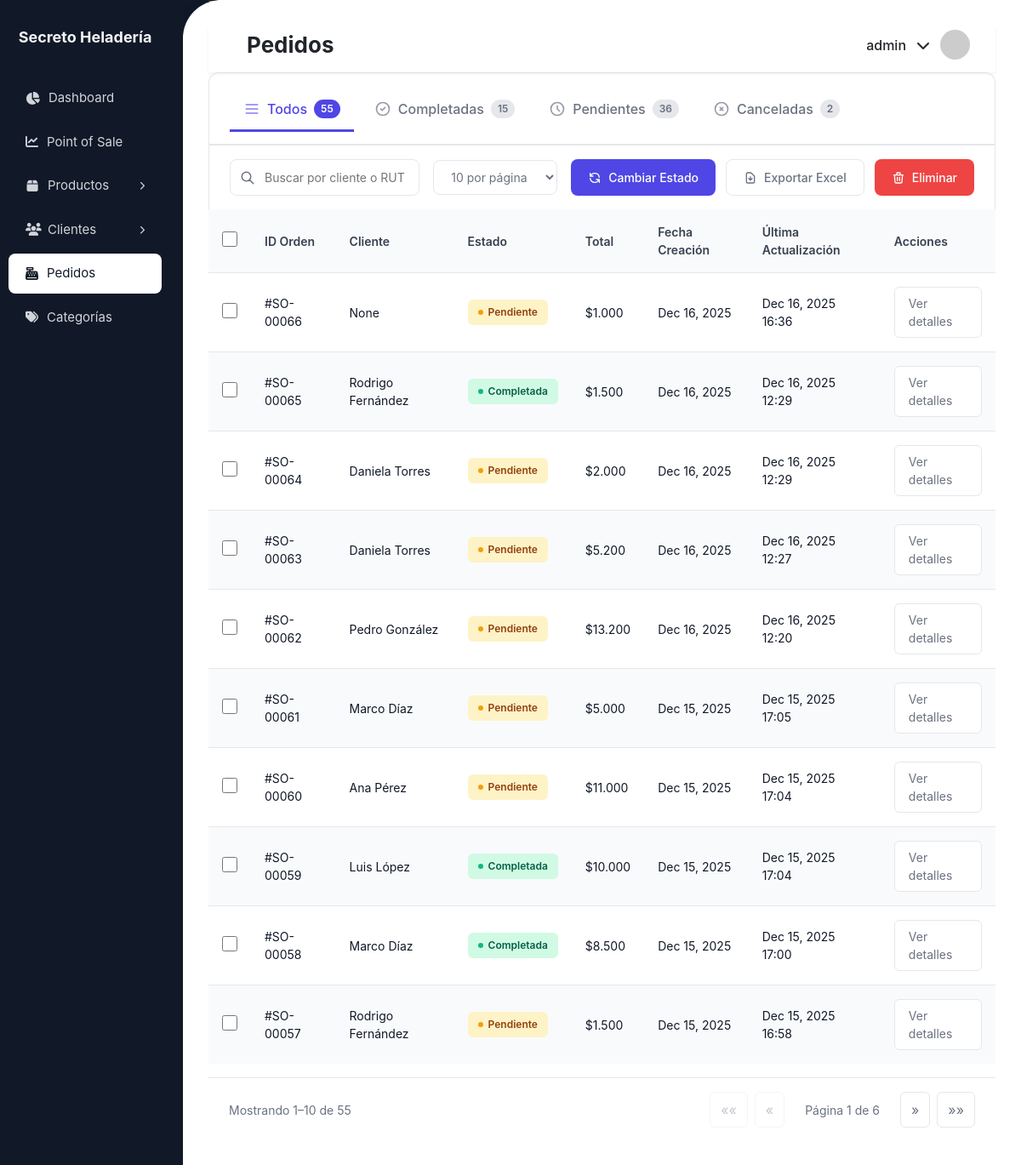
/heladeria/ventas/ (signed in), run on the app's committed database.
### heladeria/models.py (models this page shows, shortened)
class Venta(models.Model):
    usuario = models.ForeignKey(User, on_delete=models.CASCADE)
    cliente = models.ForeignKey('Cliente', on_delete=models.SET_NULL, null=True, blank=True)
    estado = models.CharField(
        max_length=10,
        choices=[('CART', 'En carrito'), ('PENDING', 'Pendiente'), ('COMPLETED', 'Completada'),  ('CANCELLED', 'Cancelada'),],
        default='PENDING'
    )
    fecha = models.DateTimeField(default=timezone.now)
    def total(self):
        return sum(detalle.subtotal() for detalle in self.detalleventa_set.all())
    class Meta:
        db_table = 'devices_venta'

class DetalleVenta(models.Model):
    venta = models.ForeignKey(Venta, on_delete=models.CASCADE)
    producto = models.ForeignKey(Producto, on_delete=models.CASCADE)
    cantidad = models.PositiveIntegerField(default=0)
    precio_unitario = models.DecimalField(
        max_digits=10,
        decimal_places=0,
        null=True,
        blank=True
    )
    precio_compra = models.DecimalField(
        max_digits=10,
        decimal_places=0,
        null=True,
        blank=True
    )
    def subtotal(self):
        precio = self.precio_unitario or self.producto.precio
        return precio * self.cantidad
    class Meta:
        db_table = 'devices_detalleventa'

class Cliente(models.Model):
    TIPO_CLIENTE_CHOICES = [
        ('PERSONA', 'Persona natural'),
        ('EMPRESA', 'Empresa'),
    ]
    IDIOMA_CHOICES = [
        ('es', 'Español'),
        ('en', 'English'),
    ]
    DOCUMENTO_CHOICES = [
        ('BOLETA', 'Boleta'),
        ('FACTURA', 'Factura'),
    ]
    rut = models.CharField(max_length=12, unique=True)
    nombre = models.CharField(max_length=30)
    apellido = models.CharField(max_length=50)
    tipo_cliente = models.CharField(max_length=10, choices=TIPO_CLIENTE_CHOICES, default='PERSONA')
    direccion = models.CharField(max_length=100)
    pais = models.CharField(max_length=50, default='Chile')
    region = models.CharField(max_length=50)
    comuna = models.CharField(max_length=50)
    telefono = models.CharField(max_length=14)
    email = models.EmailField(unique=True)
    idioma_preferido = models.CharField(max_length=5, choices=IDIOMA_CHOICES, default='es')
    documento_preferido = models.CharField(max_length=10, choices=DOCUMENTO_CHOICES, default='BOLETA')
    enviar_comprobante_email = models.BooleanField(default=True)
    recibe_promociones = models.BooleanField(default=False)
    fecha_registro = models.DateTimeField(auto_now_add=True)
    @property
    def nombre_completo(self):
        return f"{self.nombre} {self.apellido}"
    class Meta:
        db_table = 'devices_cliente'

### ventas/views.py (the view)
# urls.py: path('', views.lista_ventas, name='lista_ventas'),
@login_required
def lista_ventas(request):
    query = request.GET.get('q', '')
    estado = request.GET.get('estado', '')
    sort = request.GET.get('sort', 'fecha')
    direction = request.GET.get('direction', 'desc')
    try:
        per_page = int(request.GET.get('per_page', '10'))
    except ValueError:
        per_page = 10
    ventas = Venta.objects.all()
    if estado:
        ventas = ventas.filter(estado=estado)
    if query:
        ventas = ventas.filter(
            Q(cliente__nombre__icontains=query) |
            Q(cliente__rut__icontains=query)
        )
    ventas = ventas.annotate(
        total_calc=Sum(
            F('detalleventa__producto__precio') * F('detalleventa__cantidad'),
            output_field=FloatField()
        )
    )
    sort_field = 'total_calc' if sort == 'total' else sort
    ventas = ventas.order_by(f"-{sort_field}" if direction == "desc" else sort_field)
    paginator = Paginator(ventas, per_page)
    page_number = request.GET.get("page")
    page_obj = paginator.get_page(page_number)
    next_direction = "desc" if direction == "asc" else "asc"
    rangos_pagina = [5, 10, 20, 50]
    return render(request, 'ventas/lista_ventas.html', {
        'page_obj': page_obj,
        'ventas': page_obj.object_list,
        'query': query,
        'estado': estado,
        'sort': sort,
        'direction': direction,
        'next_direction': next_direction,
        'per_page': per_page,
        'rangos_pagina': rangos_pagina,
        "total_ventas": Venta.objects.count(),
        "ventas_completadas": Venta.objects.filter(estado="COMPLETED").count(),
        "ventas_pendientes": Venta.objects.filter(estado="PENDING").count(),
        "ventas_canceladas": Venta.objects.filter(estado="CANCELLED").count(),
    })

### ventas/templates/ventas/lista_ventas.html (shortened to what this page needs)
{% extends "heladeria/base_generic.html" %}
{% load static %}
{% block extra_css %}
<link rel="stylesheet" href="{% static 'ventas/css/lista_ventas.css' %}">
{% endblock %}
{% block page_title %}Pedidos{% endblock %}
{% block content %}
<div class="sales-container">
    <div class="sales-header">
        <div class="sales-tabs">
            <button
                class="tab-item {% if not estado %}active{% endif %}"
                onclick="cambiarEstadoTab('')"
            >
                <svg class="tab-icon" fill="none" stroke="currentColor" viewBox="0 0 24 24">
                    <path stroke-linecap="round" stroke-linejoin="round" stroke-width="2"
                        d="M4 6h16M4 12h16M4 18h16"/>
                </svg>
                Todos
                <span class="tab-count">{{ total_ventas|default:0 }}</span>
            </button>
            <button
                class="tab-item {% if estado == 'COMPLETED' %}active{% endif %}"
                data-estado="COMPLETED"
                onclick="cambiarEstadoTab('COMPLETED')"
            >
                <svg class="tab-icon" fill="none" stroke="currentColor" viewBox="0 0 24 24">
                    <path stroke-linecap="round" stroke-linejoin="round" stroke-width="2"
                        d="M9 12l2 2 4-4m6 2a9 9 0 11-18 0 9 9 0 0118 0z"/>
                </svg>
                Completadas
                <span class="tab-count">{{ ventas_completadas|default:0 }}</span>
            </button>
            <button
    class="tab-item {% if estado == 'PENDING' %}active{% endif %}"
    data-estado="PENDING"
    onclick="cambiarEstadoTab('PENDING')"
>
    <svg class="tab-icon" fill="none" stroke="currentColor" viewBox="0 0 24 24">
        <path stroke-linecap="round" stroke-linejoin="round" stroke-width="2"
              d="M12 8v4l3 3m6-3a9 9 0 11-18 0 9 9 0 0118 0z"/>
    </svg>
    Pendientes
    <span class="tab-count">{{ ventas_pendientes|default:0 }}</span>
</button>
            <button
    class="tab-item {% if estado == 'CANCELLED' %}active{% endif %}"
    data-estado="CANCELLED"
    onclick="cambiarEstadoTab('CANCELLED')"
>
    <svg class="tab-icon" fill="none" stroke="currentColor" viewBox="0 0 24 24">
        <path stroke-linecap="round" stroke-linejoin="round" stroke-width="2"
              d="M10 14l2-2m0 0l2-2m-2 2l-2-2m2 2l2 2m7-2a9 9 0 11-18 0 9 9 0 0118 0z"/>
    </svg>
    Canceladas
    <span class="tab-count">{{ ventas_canceladas|default:0 }}</span>
</button>
        </div>
    </div>
    <div class="controls-row">
        <div class="search-filter-section">
            <form method="get" id="searchForm" class="search-box">
                <input id="searchInput" type="text" name="q" class="search-input"
                    placeholder="Buscar por cliente o RUT..."
                    value="{{ query|default:'' }}">
            </form>
            <select form="searchForm" id="perPageSelect" class="filter-select auto-submit">
                <option value="10" {% if per_page == 10 %}selected{% endif %}>10 por página</option>
            </select>
        </div>
        <div class="action-buttons">
            {% load permisos_extras %}
            {% if request.user|tiene_grupo:"Admin" or request.user|tiene_grupo:"Editor" %}
                <button class="btn-action btn-primary-action" onclick="cambiarEstadoSeleccionadas()">
                    <svg width="16" height="16" fill="none" stroke="currentColor" viewBox="0 0 24 24">
                        <path stroke-linecap="round" stroke-linejoin="round" stroke-width="2"
                            d="M4 4v5h.582m15.356 2A8.001 8.001 0 004.582 9m0 0H9m11 11v-5h-.581m0 0a8.003 8.003 0 01-15.357-2m15.357 2H15"/>
                    </svg>
                    Cambiar Estado
                </button>
            {% endif %}
            {% if request.user|tiene_grupo:"Admin" %}
                <button class="btn-action btn-secondary-action" onclick="window.location='{% url 'exportar_ventas_excel' %}'">
                    <svg width="16" height="16" fill="none" stroke="currentColor" viewBox="0 0 24 24">
                        <path stroke-linecap="round" stroke-linejoin="round" stroke-width="2"
                            d="M12 10v6m0 0l-3-3m3 3l3-3m2 8H7a2 2 0 01-2-2V5a2 2 0 012-2h5.586a1 1 0 01.707.293l5.414 5.414a1 1 0 01.293.707V19a2 2 0 01-2 2z"/>
                    </svg>
                    Exportar Excel
                </button>
            {% endif %}
            {% if request.user|tiene_grupo:"Admin" %}
                <button class="btn-action btn-danger-action" onclick="eliminarSeleccionadas()">
                    <svg width="16" height="16" fill="none" stroke="currentColor" viewBox="0 0 24 24">
                        <path stroke-linecap="round" stroke-linejoin="round" stroke-width="2"
                            d="M19 7l-.867 12.142A2 2 0 0116.138 21H7.862a2 2 0 01-1.995-1.858L5 7m5 4v6m4-6v6m1-10V4a1 1 0 00-1-1h-4a1 1 0 00-1 1v3M4 7h16"/>
                    </svg>
                    Eliminar
                </button>
            {% endif %}
        </div>
    </div>
    <div id="ventasTableContainer">
        {% include "ventas/_tabla_ventas.html" %}
    </div>
</div>
{% endblock %}

### heladeria/templates/heladeria/base_generic.html (shortened to what this page needs)
{% load static %}
{% load permisos_extras %}
<!DOCTYPE html>
<html lang="es">
<head>
  <link href="https://cdn.jsdelivr.net/npm/bootstrap@5.3.2/dist/css/bootstrap.min.css" rel="stylesheet">
  <link rel="stylesheet" href="https://cdnjs.cloudflare.com/ajax/libs/font-awesome/6.5.0/css/all.min.css">
  {% block extra_css %}{% endblock %}
  <link rel="stylesheet" href="{% static 'heladeria/css/layout.css' %}">
</head>
<body>
  <aside class="sidebar">
    <div class="brand">Secreto Heladería</div>
    <nav class="menu">
      {% if request.user|tiene_grupo:"Admin" %}
      <a href="{% url 'reporte_dashboard' %}"
        class="{% if request.resolver_match.url_name == 'reporte_dashboard' %}active{% endif %}">
          <i class="fa fa-chart-pie"></i> Dashboard
      </a>
      {% endif %}
      <a href="{% url 'pos_home' %}" class="{% if request.resolver_match.url_name == 'pos_home' %}active{% endif %}">
        <i class="fa fa-chart-line"></i> Point of Sale
      </a>
      {% if request.user|tiene_grupo:"Admin" %}
      <div class="menu-group
      ">
        <a href="{% url 'lista_productos' %}"
          class="menu-parent {% if request.resolver_match.url_name == 'lista_productos' %}active{% endif %}">
          <i class="fa fa-box"></i> Productos
          <i class="fa fa-chevron-right arrow"></i>
        </a>
      </div>
      {% endif %}
      <div class="menu-group
      ">
          <a href="{% url 'lista_clientes' %}"
            class="menu-parent {% if request.resolver_match.url_name == 'lista_clientes' %}active{% endif %}">
              <i class="fa fa-users"></i> Clientes
              <i class="fa fa-chevron-right arrow"></i>
          </a>
      </div>
      <a href="{% url 'lista_ventas' %}" class="{% if request.resolver_match.url_name == 'lista_ventas' %}active{% endif %}">
        <i class="fa fa-cash-register"></i> Pedidos
      </a>
      {% if request.user|tiene_grupo:"Admin" %}
      <a href="{% url 'lista_categorias' %}"
        class="{% if request.resolver_match.url_name == 'lista_categorias' %}active{% endif %}">
          <i class="fa fa-tags"></i> Categorías
      </a>
      {% endif %}
    </nav>
  </aside>
  <div class="main-content">
    <div class="content-box">
      <div class="topbar-background"></div>
      <div class="topbar d-flex justify-content-between align-items-center">
        <div class="d-flex align-items-center gap-3">
          <h2 class="mb-0">{% block page_title %}Página{% endblock %}</h2>
        </div>
        <div class="user user-dropdown">
          <span class="user-name">{{ user.username }}</span>
          <i class="fa fa-chevron-down"></i>
          <img class="user-avatar" src="https://ui-avatars.com/api/?name={{ user.username }}&background=random">
        </div>
      </div>
      {% block content %}{% endblock %}
    </div>
  </div>
</body>
</html>

### ventas/templates/ventas/_tabla_ventas.html
{% load formatos %}
{% load static %}
<table class="modern-table">
<thead>
<tr>
    <th style="width: 40px;"><input type="checkbox" class="custom-checkbox" id="selectAll" onclick="toggleAll(this)"></th>
    <th>ID Orden</th>
    <th>Cliente</th>
    <th>Estado</th>
    <th>Total</th>
    <th>Fecha Creación</th>
    <th>Última Actualización</th>
    <th>Acciones</th>
</tr>
</thead>
<tbody>
{% for venta in page_obj %}
<tr id="venta-{{ venta.id }}">
    <td><input type="checkbox" class="custom-checkbox venta-checkbox" value="{{ venta.id }}"></td>
    <td>#SO-{{ venta.id|stringformat:"05d" }}</td>
    <td>{{ venta.cliente.nombre_completo|default:venta.cliente }}</td>
    <td>
        <span class="status-badge
            {% if venta.estado == 'COMPLETED' %}status-completed
            {% elif venta.estado == 'PENDING' %}status-pending
            {% elif venta.estado == 'CANCELLED' %}status-cancelled
            {% else %}status-cart
            {% endif %}">
            <span class="status-dot"></span>
            {{ venta.get_estado_display }}
        </span>
    </td>
    <td>${{ venta.total|precio_cl}}</td>
    <td>{{ venta.fecha|date:"M d, Y" }}</td>
    <td>{{ venta.fecha|date:"M d, Y H:i" }}</td>
    <td><a href="{% url 'detalle_venta' venta.id %}" class="btn-view">Ver detalles</a></td>
</tr>
{% empty %}
<tr><td colspan="8" style="text-align:center;color:#9CA3AF;">No se encontraron ventas</td></tr>
{% endfor %}
</tbody>
</table>
<div class="table-footer" style="display:flex; justify-content:space-between; align-items:center; gap:1rem; margin-top:1rem;">
        <div style="display:flex; align-items:center; gap:1rem;">
            <div class="results-per-page">
                <span>Mostrando {{ page_obj.start_index }}–{{ page_obj.end_index }} de {{ page_obj.paginator.count }}</span>
            </div>
        </div>
        <div class="pagination">
            <button class="pagination-btn"
                    {% if page_obj.has_previous %}
                        data-page="1"
                    {% else %} disabled {% endif %}>
                ««
            </button>
            <button class="pagination-btn"
                    {% if page_obj.has_previous %}
                        data-page="{{ page_obj.previous_page_number }}"
                    {% else %} disabled {% endif %}>
                «
            </button>
            <span class="pagination-info">
                Página {{ page_obj.number }} de {{ page_obj.paginator.num_pages }}
            </span>
            <button class="pagination-btn"
                    {% if page_obj.has_next %}
                        data-page="{{ page_obj.next_page_number }}"
                    {% else %} disabled {% endif %}>
                »
            </button>
            <button class="pagination-btn"
                    {% if page_obj.has_next %}
                        data-page="{{ page_obj.paginator.num_pages }}"
                    {% else %} disabled {% endif %}>
                »»
            </button>
        </div>
    </div>

### data on the page
Venta: id "00066", cliente.nombre_completo "None", estado "Pendiente", total|precio_cl "1.000", fecha "Dec 16, 2025", fecha "Dec 16, 2025 16:36"
Venta: id "00065", cliente.nombre_completo "Rodrigo Fernández", estado "Completada", total|precio_cl "1.500", fecha "Dec 16, 2025", fecha "Dec 16, 2025 12:29"
Venta: id "00064", cliente.nombre_completo "Daniela Torres", estado "Pendiente", total|precio_cl "2.000", fecha "Dec 16, 2025", fecha "Dec 16, 2025 12:29"
Venta: id "00063", cliente.nombre_completo "Daniela Torres", estado "Pendiente", total|precio_cl "5.200", fecha "Dec 16, 2025", fecha "Dec 16, 2025 12:27"
Venta: id "00062", cliente.nombre_completo "Pedro González", estado "Pendiente", total|precio_cl "13.200", fecha "Dec 16, 2025", fecha "Dec 16, 2025 12:20"
Venta: id "00061", cliente.nombre_completo "Marco Díaz", estado "Pendiente", total|precio_cl "5.000", fecha "Dec 15, 2025", fecha "Dec 15, 2025 17:05"
Venta: id "00060", cliente.nombre_completo "Ana Pérez", estado "Pendiente", total|precio_cl "11.000", fecha "Dec 15, 2025", fecha "Dec 15, 2025 17:04"
Venta: id "00059", cliente.nombre_completo "Luis López", estado "Completada", total|precio_cl "10.000", fecha "Dec 15, 2025", fecha "Dec 15, 2025 17:04"
Venta: id "00058", cliente.nombre_completo "Marco Díaz", estado "Completada", total|precio_cl "8.500", fecha "Dec 15, 2025", fecha "Dec 15, 2025 17:00"
Venta: id "00057", cliente.nombre_completo "Rodrigo Fernández", estado "Pendiente", total|precio_cl "1.500", fecha "Dec 15, 2025", fecha "Dec 15, 2025 16:58"

### other printed values
{{ user.username }} "admin"
{{ total_ventas|default:0 }} "55"
{{ ventas_completadas|default:0 }} "15"
{{ ventas_pendientes|default:0 }} "36"
{{ ventas_canceladas|default:0 }} "2"
{{ page_obj.start_index }} "1"
{{ page_obj.end_index }} "10"
{{ page_obj.paginator.count }} "55"
{{ page_obj.number }} "1"
{{ page_obj.paginator.num_pages }} "6"
